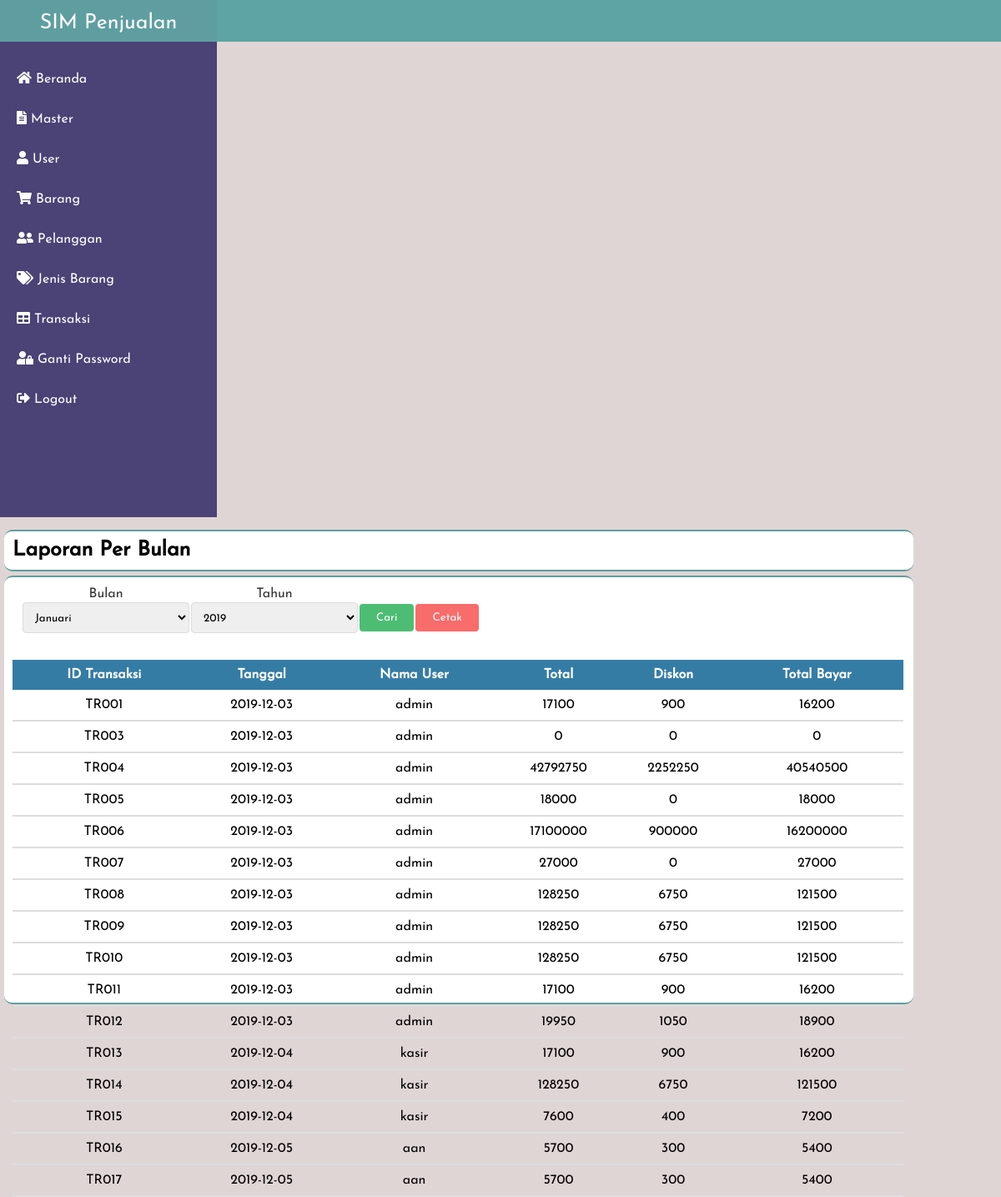
Screenshot of /index.php?p=laporan_perbulan (signed in) with the database file from the repository.
### tables this page shows
CREATE TABLE `transaksi` (
  `id_transaksi` varchar(8) NOT NULL,
  `id_pelanggan` varchar(20) NOT NULL,
  `tanggal` date NOT NULL,
  `id_petugas` varchar(8) NOT NULL,
  `total` int(12) NOT NULL,
  `diskon` int(12) NOT NULL,
  `bayar` int(12) NOT NULL
);

CREATE TABLE `petugas` (
  `id_petugas` varchar(7) NOT NULL,
  `username` varchar(200) NOT NULL,
  `password` varchar(200) NOT NULL,
  `level` varchar(15) NOT NULL
);

### system/proses.php (called while the page is built, shortened)
<?php
	class proses{
		function __construct(){
			$server='localhost';
			$user='root';
			$psw='';
			$dbname='db_penjualan2';
			$kon=$this->con=new PDO("mysql:host=$server;dbname=$dbname",$user,$psw);
		}
		function get($cel=null,$table=null,$property=null){
			$qw ="SELECT $cel FROM $table $property";
			$ret=$this->con->query($qw);
			return $ret;
		}
	}
	$db=new proses;
 ?>

### content/laporan_perbulan.php (the view, shortened to what this page needs)
<?php include 'system/proses.php'; ?>
<div class="judul-content">
	<h1>Laporan Per Bulan</h1>
</div>
<div class="isi-content">
	<div class="judul-home">
		<div class="divtabel">
			<form action="index.php?p=laporan_perbulan" method="POST">
				<table>
					<tr>
						<td><center><label>Bulan</label></center></td>
						<td><center><label>Tahun</label></center></td>
					</tr>
					<tr>
						<td>
							<select name="bulan" id="bulan" class="text" style="width: 200px;">
								<option <?php if($_POST['bulan']=="01"){echo "selected";} ?> value="01">Januari</option>
							</select>
						</td>
						<td>
							<select name="tahun" id="tahun" class="text" style="width: 200px;">
								<?php
									$qr = $db->get("tanggal","transaksi"," GROUP BY DATE_FORMAT(tanggal, '%Y')");
									while($d=$qr->fetch()) :
										$data = explode('-', $d['tanggal']);
										$tahun = $data[0];
								 ?>
								<option value="<?php echo $tahun; ?>"><?php echo $tahun; ?></option>
							<?php endwhile; ?>
							</select>
						</td>
						<td>
							<input type="submit" name="carilb" class="inputbutton success" value="Cari" >
						</td>
						<?php
							$bulan = $_POST['bulan'];
							$tahun = $_POST['tahun'];
						 ?>
						<td>
							<input type="button" name="cari" class="inputbutton danger" value="Cetak" onclick="cetak()">
						</td>
					</tr>
				</table>
			</form>
				<table class="tabel98">
					<tr>
						<th>ID Transaksi</th>
						<th>Tanggal</th>
						<th>Nama User</th>
						<th>Total</th>
						<th>Diskon</th>
						<th>Total Bayar</th>
					</tr>
					<?php
						if(isset($_POST['carilb'])){
							$qw = $db->get("transaksi.id_transaksi, transaksi.tanggal, petugas.username, transaksi.total, transaksi.diskon","transaksi","INNER JOIN petugas on transaksi.id_petugas=petugas.id_petugas WHERE month(transaksi.tanggal) = '$bulan' AND year(transaksi.tanggal)='$tahun'");
						}else{
							$qw = $db->get("transaksi.id_transaksi, transaksi.tanggal, petugas.username, transaksi.total, transaksi.diskon","transaksi","INNER JOIN petugas on transaksi.id_petugas=petugas.id_petugas");
						}
						foreach($qw as $tampil){
							$totbay = $tampil['total']-$tampil['diskon'];
					 ?>
					<tr>
						<td><?php echo $tampil['id_transaksi']; ?></td>
						<td><?php echo $tampil['tanggal']; ?></td>
						<td><?php echo $tampil['username']; ?></td>
						<td><?php echo $tampil['total']; ?></td>
						<td><?php echo $tampil['diskon']; ?></td>
						<td><?php echo $totbay; ?></td>
					</tr>
					<?php
						}
					 ?>
				</table>
		</div>
	</div>
</div>

### assets/css/custom.css (style rules this page uses)
body { margin: 0px; text-decoration: none; box-sizing: border-box; list-style: none; background-color: #e0d5d5; font-family: 'Josefin Sans', sans-serif; }
* { margin: 0; padding: 0; box-sizing: border-box; list-style: none; text-decoration: none; font-family: 'Josefin Sans', sans-serif; }
.content .judul-content { float: left; margin-left: 5px; width: 1090px; height: 50px; background-color: #fff; margin-top: 10px; border-radius: 10px; border-top: 2px solid #5f9ea0; border-bottom: 2px solid #5f9ea0; font-family: 'Josefin Sans',sans-serif; }
.content .judul-content h1 { font-family: ; font-size: 25px; margin: 10px 10px; background-color: #fff; font-family: 'Josefin Sans',sans-serif; }
.content .isi-content { float: left; width: 1090px; height: auto; background-color: #fff; margin-top:5px; margin-left: 5px; border-radius: 10px; border-top: 2px solid #5f9ea0; border-bottom: 2px solid #5f9ea0; font-family: 'Josefin Sans',sans-serif; }
.isi-content form { margin: 10px 20px; font-family: 'Josefin Sans',sans-serif; }
.isi-content form label { color: #333; font-family: 'Josefin Sans',sans-serif; }
.isi-content form .text { width: 400px; padding: 10px; border: 1px solid #ddd; border-radius: 4px; font-family: 'Josefin Sans',sans-serif; }
.content .judul-home { height: 500px; }
.tabel98 { width: 98%; border-collapse: collapse; margin-top: 30px; padding-left: 30px; margin-left: 10px; font-family: 'Josefin Sans',sans-serif; }
.tabel98 tr th { padding:10px; color: #fff; font-family: 'Josefin Sans',sans-serif; background-color: #357ca5; }
.tabel98 tr td { padding-top: 10px; padding-bottom: 10px; font-family: segoe ui; text-align: center; border-bottom: 2px solid #ddd; font-family: 'Josefin Sans',sans-serif; }
.success { background-color: #4dbd74; }
.danger { background-color: #f86c6b; }
.inputbutton { color: #fff; padding: 10px 20px; border: 2px; border-radius: 4px; cursor: pointer; }

### rows the page displays
transaksi: id_transaksi "TR001", tanggal "2019-12-03", id_petugas.username "admin", total "17100", diskon "900", totbay "16200"
transaksi: id_transaksi "TR003", tanggal "2019-12-03", id_petugas.username "admin", total "0", diskon "0"
transaksi: id_transaksi "TR004", tanggal "2019-12-03", id_petugas.username "admin", total "42792750", diskon "2252250", totbay "40540500"
transaksi: id_transaksi "TR005", tanggal "2019-12-03", id_petugas.username "admin", total "18000", diskon "0"
transaksi: id_transaksi "TR006", tanggal "2019-12-03", id_petugas.username "admin", total "17100000", diskon "900000", totbay "16200000"
transaksi: id_transaksi "TR007", tanggal "2019-12-03", id_petugas.username "admin", total "27000", diskon "0"
transaksi: id_transaksi "TR008", tanggal "2019-12-03", id_petugas.username "admin", total "128250", diskon "6750", totbay "121500"
transaksi: id_transaksi "TR009", tanggal "2019-12-03", id_petugas.username "admin", total "128250", diskon "6750", totbay "121500"
transaksi: id_transaksi "TR010", tanggal "2019-12-03", id_petugas.username "admin", total "128250", diskon "6750", totbay "121500"
transaksi: id_transaksi "TR011", tanggal "2019-12-03", id_petugas.username "admin", total "17100", diskon "900", totbay "16200"
transaksi: id_transaksi "TR012", tanggal "2019-12-03", id_petugas.username "admin", total "19950", diskon "1050", totbay "18900"
transaksi: id_transaksi "TR013", tanggal "2019-12-04", id_petugas.username "kasir", total "17100", diskon "900", totbay "16200"
transaksi: id_transaksi "TR014", tanggal "2019-12-04", id_petugas.username "kasir", total "128250", diskon "6750", totbay "121500"
transaksi: id_transaksi "TR015", tanggal "2019-12-04", id_petugas.username "kasir", total "7600", diskon "400", totbay "7200"
transaksi: id_transaksi "TR016", tanggal "2019-12-05", id_petugas.username "aan", total "5700", diskon "300", totbay "5400"
transaksi: id_transaksi "TR017", tanggal "2019-12-05", id_petugas.username "aan", total "5700", diskon "300", totbay "5400"

### other values shown
form field tahun "2019"
